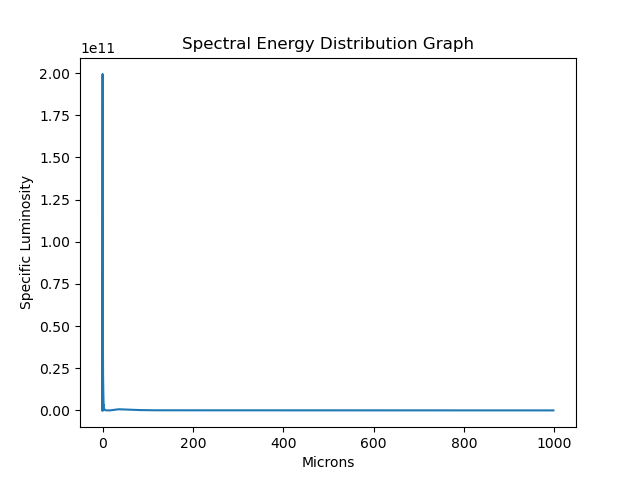

Here is the Python script that generated this plot:
import numpy as np

import matplotlib.pyplot as plt
import numpy as np

X, Y = np.loadtxt('sed.txt', delimiter=',', unpack=True)

integ = np.trapz(np.where(X>10))
print(integ)

plt.plot(X,Y)
plt.title('Spectral Energy Distribution Graph')
plt.xlabel('Microns')
plt.ylabel('Specific Luminosity')
plt.savefig('wangia_erika_hw7.png')
plt.show()
